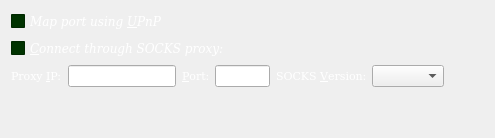
     <widget class="QWidget" name="tabNetwork">
      <attribute name="title">
       <string>&amp;Network</string>
      </attribute>
      <layout class="QVBoxLayout" name="verticalLayout_Network">
       <item>
        <widget class="QCheckBox" name="mapPortUpnp">
         <property name="palette">
          <palette>
           <active>
            <colorrole role="WindowText">
             <brush brushstyle="SolidPattern">
              <color alpha="255">
               <red>255</red>
               <green>255</green>
               <blue>255</blue>
              </color>
             </brush>
            </colorrole>
            <colorrole role="Button">
             <brush brushstyle="SolidPattern">
              <color alpha="255">
               <red>0</red>
               <green>51</green>
               <blue>0</blue>
              </color>
             </brush>
            </colorrole>
            <colorrole role="Base">
             <brush brushstyle="SolidPattern">
              <color alpha="255">
               <red>0</red>
               <green>51</green>
               <blue>0</blue>
              </color>
             </brush>
            </colorrole>
            <colorrole role="Window">
             <brush brushstyle="SolidPattern">
              <color alpha="255">
               <red>0</red>
               <green>51</green>
               <blue>0</blue>
              </color>
             </brush>
            </colorrole>
           </active>
           <inactive>
            <colorrole role="WindowText">
             <brush brushstyle="SolidPattern">
              <color alpha="255">
               <red>255</red>
               <green>255</green>
               <blue>255</blue>
              </color>
             </brush>
            </colorrole>
            <colorrole role="Button">
             <brush brushstyle="SolidPattern">
              <color alpha="255">
               <red>0</red>
               <green>51</green>
               <blue>0</blue>
              </color>
             </brush>
            </colorrole>
            <colorrole role="Base">
             <brush brushstyle="SolidPattern">
              <color alpha="255">
               <red>0</red>
               <green>51</green>
               <blue>0</blue>
              </color>
             </brush>
            </colorrole>
            <colorrole role="Window">
             <brush brushstyle="SolidPattern">
              <color alpha="255">
               <red>0</red>
               <green>51</green>
               <blue>0</blue>
              </color>
             </brush>
            </colorrole>
           </inactive>
           <disabled>
            <colorrole role="WindowText">
             <brush brushstyle="SolidPattern">
              <color alpha="255">
               <red>133</red>
               <green>133</green>
               <blue>133</blue>
              </color>
             </brush>
            </colorrole>
            <colorrole role="Button">
             <brush brushstyle="SolidPattern">
              <color alpha="255">
               <red>0</red>
               <green>51</green>
               <blue>0</blue>
              </color>
             </brush>
            </colorrole>
            <colorrole role="Base">
             <brush brushstyle="SolidPattern">
              <color alpha="255">
               <red>0</red>
               <green>51</green>
               <blue>0</blue>
              </color>
             </brush>
            </colorrole>
            <colorrole role="Window">
             <brush brushstyle="SolidPattern">
              <color alpha="255">
               <red>0</red>
               <green>51</green>
               <blue>0</blue>
              </color>
             </brush>
            </colorrole>
           </disabled>
          </palette>
         </property>
         <property name="font">
          <font>
           <family>DejaVu Serif</family>
           <pointsize>9</pointsize>
           <italic>true</italic>
          </font>
         </property>
         <property name="toolTip">
          <string>Automatically open the MasterMold client port on the router. This only works when your router supports UPnP and it is enabled.</string>
         </property>
         <property name="text">
          <string>Map port using &amp;UPnP</string>
         </property>
        </widget>
       </item>
       <item>
        <widget class="QCheckBox" name="connectSocks">
         <property name="palette">
          <palette>
           <active>
            <colorrole role="WindowText">
             <brush brushstyle="SolidPattern">
              <color alpha="255">
               <red>255</red>
               <green>255</green>
               <blue>255</blue>
              </color>
             </brush>
            </colorrole>
            <colorrole role="Button">
             <brush brushstyle="SolidPattern">
              <color alpha="255">
               <red>0</red>
               <green>51</green>
               <blue>0</blue>
              </color>
             </brush>
            </colorrole>
            <colorrole role="Base">
             <brush brushstyle="SolidPattern">
              <color alpha="255">
               <red>0</red>
               <green>51</green>
               <blue>0</blue>
              </color>
             </brush>
            </colorrole>
            <colorrole role="Window">
             <brush brushstyle="SolidPattern">
              <color alpha="255">
               <red>0</red>
               <green>51</green>
               <blue>0</blue>
              </color>
             </brush>
            </colorrole>
           </active>
           <inactive>
            <colorrole role="WindowText">
             <brush brushstyle="SolidPattern">
              <color alpha="255">
               <red>255</red>
               <green>255</green>
               <blue>255</blue>
              </color>
             </brush>
            </colorrole>
            <colorrole role="Button">
             <brush brushstyle="SolidPattern">
              <color alpha="255">
               <red>0</red>
               <green>51</green>
               <blue>0</blue>
              </color>
             </brush>
            </colorrole>
            <colorrole role="Base">
             <brush brushstyle="SolidPattern">
              <color alpha="255">
               <red>0</red>
               <green>51</green>
               <blue>0</blue>
              </color>
             </brush>
            </colorrole>
            <colorrole role="Window">
             <brush brushstyle="SolidPattern">
              <color alpha="255">
               <red>0</red>
               <green>51</green>
               <blue>0</blue>
              </color>
             </brush>
            </colorrole>
           </inactive>
           <disabled>
            <colorrole role="WindowText">
             <brush brushstyle="SolidPattern">
              <color alpha="255">
               <red>133</red>
               <green>133</green>
               <blue>133</blue>
              </color>
             </brush>
            </colorrole>
            <colorrole role="Button">
             <brush brushstyle="SolidPattern">
              <color alpha="255">
               <red>0</red>
               <green>51</green>
               <blue>0</blue>
              </color>
             </brush>
            </colorrole>
            <colorrole role="Base">
             <brush brushstyle="SolidPattern">
              <color alpha="255">
               <red>0</red>
               <green>51</green>
               <blue>0</blue>
              </color>
             </brush>
            </colorrole>
            <colorrole role="Window">
             <brush brushstyle="SolidPattern">
              <color alpha="255">
               <red>0</red>
               <green>51</green>
               <blue>0</blue>
              </color>
             </brush>
            </colorrole>
           </disabled>
          </palette>
         </property>
         <property name="font">
          <font>
           <family>DejaVu Serif</family>
           <pointsize>9</pointsize>
           <italic>true</italic>
          </font>
         </property>
         <property name="toolTip">
          <string>Connect to the MasterMold network through a SOCKS proxy (e.g. when connecting through Tor).</string>
         </property>
         <property name="text">
          <string>&amp;Connect through SOCKS proxy:</string>
         </property>
        </widget>
       </item>
       <item>
        <layout class="QHBoxLayout" name="horizontalLayout_Network">
         <item>
          <widget class="QLabel" name="proxyIpLabel">
           <property name="palette">
            <palette>
             <active>
              <colorrole role="WindowText">
               <brush brushstyle="SolidPattern">
                <color alpha="255">
                 <red>255</red>
                 <green>255</green>
                 <blue>255</blue>
                </color>
               </brush>
              </colorrole>
              <colorrole role="Button">
               <brush brushstyle="SolidPattern">
                <color alpha="255">
                 <red>0</red>
                 <green>51</green>
                 <blue>0</blue>
                </color>
               </brush>
              </colorrole>
              <colorrole role="Base">
               <brush brushstyle="SolidPattern">
                <color alpha="255">
                 <red>0</red>
                 <green>51</green>
                 <blue>0</blue>
                </color>
               </brush>
              </colorrole>
              <colorrole role="Window">
               <brush brushstyle="SolidPattern">
                <color alpha="255">
                 <red>0</red>
                 <green>51</green>
                 <blue>0</blue>
                </color>
               </brush>
              </colorrole>
             </active>
             <inactive>
              <colorrole role="WindowText">
               <brush brushstyle="SolidPattern">
                <color alpha="255">
                 <red>255</red>
                 <green>255</green>
                 <blue>255</blue>
                </color>
               </brush>
              </colorrole>
              <colorrole role="Button">
               <brush brushstyle="SolidPattern">
                <color alpha="255">
                 <red>0</red>
                 <green>51</green>
                 <blue>0</blue>
                </color>
               </brush>
              </colorrole>
              <colorrole role="Base">
               <brush brushstyle="SolidPattern">
                <color alpha="255">
                 <red>0</red>
                 <green>51</green>
                 <blue>0</blue>
                </color>
               </brush>
              </colorrole>
              <colorrole role="Window">
               <brush brushstyle="SolidPattern">
                <color alpha="255">
                 <red>0</red>
                 <green>51</green>
                 <blue>0</blue>
                </color>
               </brush>
              </colorrole>
             </inactive>
             <disabled>
              <colorrole role="WindowText">
               <brush brushstyle="SolidPattern">
                <color alpha="255">
                 <red>133</red>
                 <green>133</green>
                 <blue>133</blue>
                </color>
               </brush>
              </colorrole>
              <colorrole role="Button">
               <brush brushstyle="SolidPattern">
                <color alpha="255">
                 <red>0</red>
                 <green>51</green>
                 <blue>0</blue>
                </color>
               </brush>
              </colorrole>
              <colorrole role="Base">
               <brush brushstyle="SolidPattern">
                <color alpha="255">
                 <red>0</red>
                 <green>51</green>
                 <blue>0</blue>
                </color>
               </brush>
              </colorrole>
              <colorrole role="Window">
               <brush brushstyle="SolidPattern">
                <color alpha="255">
                 <red>0</red>
                 <green>51</green>
                 <blue>0</blue>
                </color>
               </brush>
              </colorrole>
             </disabled>
            </palette>
           </property>
           <property name="font">
            <font>
             <family>DejaVu Serif</family>
             <pointsize>8</pointsize>
             <weight>50</weight>
             <bold>false</bold>
            </font>
           </property>
           <property name="text">
            <string>Proxy &amp;IP:</string>
           </property>
           <property name="textFormat">
            <enum>Qt::PlainText</enum>
           </property>
           <property name="buddy">
            <cstring>proxyIp</cstring>
           </property>
          </widget>
         </item>
         <item>
          <widget class="QValidatedLineEdit" name="proxyIp">
           <property name="maximumSize">
            <size>
             <width>140</width>
             <height>16777215</height>
            </size>
           </property>
           <property name="toolTip">
            <string>IP address of the proxy (e.g. 127.0.0.1)</string>
           </property>
          </widget>
         </item>
         <item>
          <widget class="QLabel" name="proxyPortLabel">
           <property name="palette">
            <palette>
             <active>
              <colorrole role="WindowText">
               <brush brushstyle="SolidPattern">
                <color alpha="255">
                 <red>255</red>
                 <green>255</green>
                 <blue>255</blue>
                </color>
               </brush>
              </colorrole>
              <colorrole role="Button">
               <brush brushstyle="SolidPattern">
                <color alpha="255">
                 <red>0</red>
                 <green>51</green>
                 <blue>0</blue>
                </color>
               </brush>
              </colorrole>
              <colorrole role="Base">
               <brush brushstyle="SolidPattern">
                <color alpha="255">
                 <red>0</red>
                 <green>51</green>
                 <blue>0</blue>
                </color>
               </brush>
              </colorrole>
              <colorrole role="Window">
               <brush brushstyle="SolidPattern">
                <color alpha="255">
                 <red>0</red>
                 <green>51</green>
                 <blue>0</blue>
                </color>
               </brush>
              </colorrole>
             </active>
             <inactive>
              <colorrole role="WindowText">
               <brush brushstyle="SolidPattern">
                <color alpha="255">
                 <red>255</red>
                 <green>255</green>
                 <blue>255</blue>
                </color>
               </brush>
              </colorrole>
              <colorrole role="Button">
               <brush brushstyle="SolidPattern">
                <color alpha="255">
                 <red>0</red>
                 <green>51</green>
                 <blue>0</blue>
                </color>
               </brush>
              </colorrole>
              <colorrole role="Base">
               <brush brushstyle="SolidPattern">
                <color alpha="255">
                 <red>0</red>
                 <green>51</green>
                 <blue>0</blue>
                </color>
               </brush>
              </colorrole>
              <colorrole role="Window">
               <brush brushstyle="SolidPattern">
                <color alpha="255">
                 <red>0</red>
                 <green>51</green>
                 <blue>0</blue>
                </color>
               </brush>
              </colorrole>
             </inactive>
             <disabled>
              <colorrole role="WindowText">
               <brush brushstyle="SolidPattern">
                <color alpha="255">
                 <red>133</red>
                 <green>133</green>
                 <blue>133</blue>
                </color>
               </brush>
              </colorrole>
              <colorrole role="Button">
               <brush brushstyle="SolidPattern">
                <color alpha="255">
                 <red>0</red>
                 <green>51</green>
                 <blue>0</blue>
                </color>
               </brush>
              </colorrole>
              <colorrole role="Base">
               <brush brushstyle="SolidPattern">
                <color alpha="255">
                 <red>0</red>
                 <green>51</green>
                 <blue>0</blue>
                </color>
               </brush>
              </colorrole>
              <colorrole role="Window">
               <brush brushstyle="SolidPattern">
                <color alpha="255">
                 <red>0</red>
                 <green>51</green>
                 <blue>0</blue>
                </color>
               </brush>
              </colorrole>
             </disabled>
            </palette>
           </property>
           <property name="font">
            <font>
             <family>DejaVu Serif</family>
             <pointsize>8</pointsize>
             <weight>50</weight>
             <bold>false</bold>
            </font>
           </property>
           <property name="text">
            <string>&amp;Port:</string>
           </property>
           <property name="textFormat">
            <enum>Qt::PlainText</enum>
           </property>
           <property name="buddy">
            <cstring>proxyPort</cstring>
           </property>
          </widget>
         </item>
         <item>
          <widget class="QLineEdit" name="proxyPort">
           <property name="maximumSize">
            <size>
             <width>55</width>
             <height>16777215</height>
            </size>
           </property>
           <property name="toolTip">
            <string>Port of the proxy (e.g. 9050)</string>
           </property>
          </widget>
         </item>
         <item>
          <widget class="QLabel" name="socksVersionLabel">
           <property name="palette">
            <palette>
             <active>
              <colorrole role="WindowText">
               <brush brushstyle="SolidPattern">
                <color alpha="255">
                 <red>255</red>
                 <green>255</green>
                 <blue>255</blue>
                </color>
               </brush>
              </colorrole>
              <colorrole role="Button">
               <brush brushstyle="SolidPattern">
                <color alpha="255">
                 <red>0</red>
                 <green>51</green>
                 <blue>0</blue>
                </color>
               </brush>
              </colorrole>
              <colorrole role="Base">
               <brush brushstyle="SolidPattern">
                <color alpha="255">
                 <red>0</red>
                 <green>51</green>
                 <blue>0</blue>
                </color>
               </brush>
              </colorrole>
              <colorrole role="Window">
               <brush brushstyle="SolidPattern">
                <color alpha="255">
                 <red>0</red>
                 <green>51</green>
                 <blue>0</blue>
                </color>
               </brush>
              </colorrole>
             </active>
             <inactive>
              <colorrole role="WindowText">
               <brush brushstyle="SolidPattern">
                <color alpha="255">
                 <red>255</red>
                 <green>255</green>
                 <blue>255</blue>
                </color>
               </brush>
              </colorrole>
              <colorrole role="Button">
               <brush brushstyle="SolidPattern">
                <color alpha="255">
                 <red>0</red>
                 <green>51</green>
                 <blue>0</blue>
                </color>
               </brush>
              </colorrole>
              <colorrole role="Base">
               <brush brushstyle="SolidPattern">
                <color alpha="255">
                 <red>0</red>
                 <green>51</green>
                 <blue>0</blue>
                </color>
               </brush>
              </colorrole>
              <colorrole role="Window">
               <brush brushstyle="SolidPattern">
                <color alpha="255">
                 <red>0</red>
                 <green>51</green>
                 <blue>0</blue>
                </color>
               </brush>
              </colorrole>
             </inactive>
             <disabled>
              <colorrole role="WindowText">
               <brush brushstyle="SolidPattern">
                <color alpha="255">
                 <red>133</red>
                 <green>133</green>
                 <blue>133</blue>
                </color>
               </brush>
              </colorrole>
              <colorrole role="Button">
               <brush brushstyle="SolidPattern">
                <color alpha="255">
                 <red>0</red>
                 <green>51</green>
                 <blue>0</blue>
                </color>
               </brush>
              </colorrole>
              <colorrole role="Base">
               <brush brushstyle="SolidPattern">
                <color alpha="255">
                 <red>0</red>
                 <green>51</green>
                 <blue>0</blue>
                </color>
               </brush>
              </colorrole>
              <colorrole role="Window">
               <brush brushstyle="SolidPattern">
                <color alpha="255">
                 <red>0</red>
                 <green>51</green>
                 <blue>0</blue>
                </color>
               </brush>
              </colorrole>
             </disabled>
            </palette>
           </property>
           <property name="font">
            <font>
             <family>DejaVu Serif</family>
             <pointsize>8</pointsize>
             <weight>50</weight>
             <bold>false</bold>
            </font>
           </property>
           <property name="text">
            <string>SOCKS &amp;Version:</string>
           </property>
           <property name="textFormat">
            <enum>Qt::PlainText</enum>
           </property>
           <property name="buddy">
            <cstring>socksVersion</cstring>
           </property>
          </widget>
         </item>
         <item>
          <widget class="QValueComboBox" name="socksVersion">
           <property name="toolTip">
            <string>SOCKS version of the proxy (e.g. 5)</string>
           </property>
          </widget>
         </item>
         <item>
          <spacer name="horizontalSpacer_Network">
           <property name="orientation">
            <enum>Qt::Horizontal</enum>
           </property>
           <property name="sizeHint" stdset="0">
            <size>
             <width>40</width>
             <height>20</height>
            </size>
           </property>
          </spacer>
         </item>
        </layout>
       </item>
       <item>
        <spacer name="verticalSpacer_Network">
         <property name="orientation">
          <enum>Qt::Vertical</enum>
         </property>
         <property name="sizeHint" stdset="0">
          <size>
           <width>20</width>
           <height>40</height>
          </size>
         </property>
        </spacer>
       </item>
      </layout>
     </widget>
